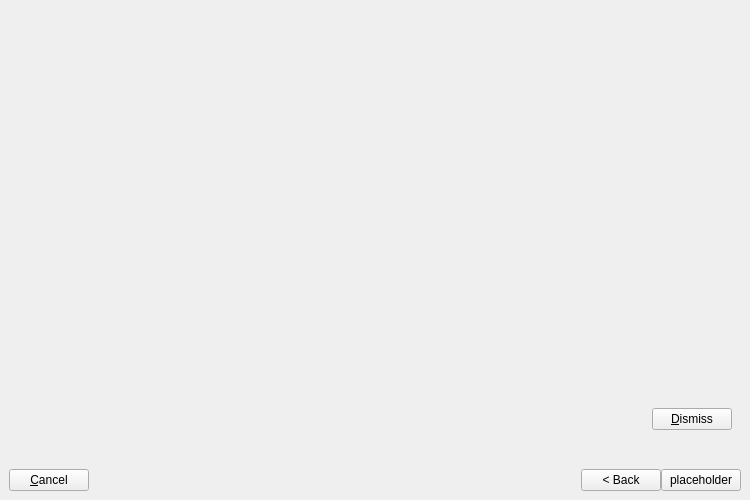
<?xml version="1.0" encoding="UTF-8"?>
<ui version="4.0">
 <class>SetupWizardWidget</class>
 <widget class="QWidget" name="SetupWizardWidget">
  <property name="geometry">
   <rect>
    <x>0</x>
    <y>0</y>
    <width>750</width>
    <height>500</height>
   </rect>
  </property>
  <property name="windowTitle">
   <string>Add New Account</string>
  </property>
  <layout class="QVBoxLayout" name="verticalLayout" stretch="0,0">
   <property name="leftMargin">
    <number>0</number>
   </property>
   <property name="topMargin">
    <number>0</number>
   </property>
   <property name="rightMargin">
    <number>0</number>
   </property>
   <property name="bottomMargin">
    <number>0</number>
   </property>
   <item>
    <widget class="QStackedWidget" name="contentWidget">
     <widget class="QWidget" name="transitionPage">
      <layout class="QGridLayout" name="gridLayout">
       <item row="0" column="0">
        <widget class="QProgressIndicator" name="transitionProgressIndicator" native="true"/>
       </item>
      </layout>
     </widget>
    </widget>
   </item>
   <item>
    <layout class="QVBoxLayout" name="verticalLayout_2">
     <property name="spacing">
      <number>0</number>
     </property>
     <property name="leftMargin">
      <number>9</number>
     </property>
     <property name="rightMargin">
      <number>9</number>
     </property>
     <property name="bottomMargin">
      <number>9</number>
     </property>
     <item>
      <widget class="QWidget" name="errorMessageWidget" native="true">
       <property name="sizePolicy">
        <sizepolicy hsizetype="Expanding" vsizetype="Minimum">
         <horstretch>0</horstretch>
         <verstretch>0</verstretch>
        </sizepolicy>
       </property>
       <layout class="QHBoxLayout" name="horizontalLayout" stretch="0,1,0">
        <item>
         <widget class="QLabel" name="warningPixmap">
          <property name="sizePolicy">
           <sizepolicy hsizetype="Fixed" vsizetype="Fixed">
            <horstretch>0</horstretch>
            <verstretch>0</verstretch>
           </sizepolicy>
          </property>
          <property name="minimumSize">
           <size>
            <width>64</width>
            <height>64</height>
           </size>
          </property>
          <property name="maximumSize">
           <size>
            <width>64</width>
            <height>64</height>
           </size>
          </property>
          <property name="pixmap">
           <pixmap>:/client/resources/light/warning.svg</pixmap>
          </property>
          <property name="scaledContents">
           <bool>true</bool>
          </property>
         </widget>
        </item>
        <item>
         <widget class="QLabel" name="errorMessageLabel">
          <property name="textFormat">
           <enum>Qt::TextFormat::RichText</enum>
          </property>
         </widget>
        </item>
        <item>
         <widget class="QPushButton" name="errorMessageDismissButton">
          <property name="text">
           <string>&amp;Dismiss</string>
          </property>
         </widget>
        </item>
       </layout>
      </widget>
     </item>
     <item>
      <layout class="QHBoxLayout" name="bottomButtonsLayout">
       <property name="topMargin">
        <number>9</number>
       </property>
       <item>
        <widget class="QPushButton" name="cancelButton">
         <property name="text">
          <string>&amp;Cancel</string>
         </property>
        </widget>
       </item>
       <item>
        <widget class="OCC::Wizard::Navigation" name="navigation" native="true">
         <property name="sizePolicy">
          <sizepolicy hsizetype="Expanding" vsizetype="Preferred">
           <horstretch>0</horstretch>
           <verstretch>0</verstretch>
          </sizepolicy>
         </property>
        </widget>
       </item>
       <item>
        <widget class="QPushButton" name="backButton">
         <property name="text">
          <string>&lt; Back</string>
         </property>
        </widget>
       </item>
       <item>
        <widget class="QPushButton" name="nextButton">
         <property name="text">
          <string notr="true">placeholder</string>
         </property>
        </widget>
       </item>
      </layout>
     </item>
    </layout>
   </item>
  </layout>
 </widget>
 <customwidgets>
  <customwidget>
   <class>OCC::Wizard::Navigation</class>
   <extends>QWidget</extends>
   <header>navigation.h</header>
   <container>1</container>
  </customwidget>
  <customwidget>
   <class>QProgressIndicator</class>
   <extends>QWidget</extends>
   <header>3rdparty/QProgressIndicator/QProgressIndicator.h</header>
   <container>1</container>
  </customwidget>
 </customwidgets>
 <resources/>
 <connections/>
</ui>
